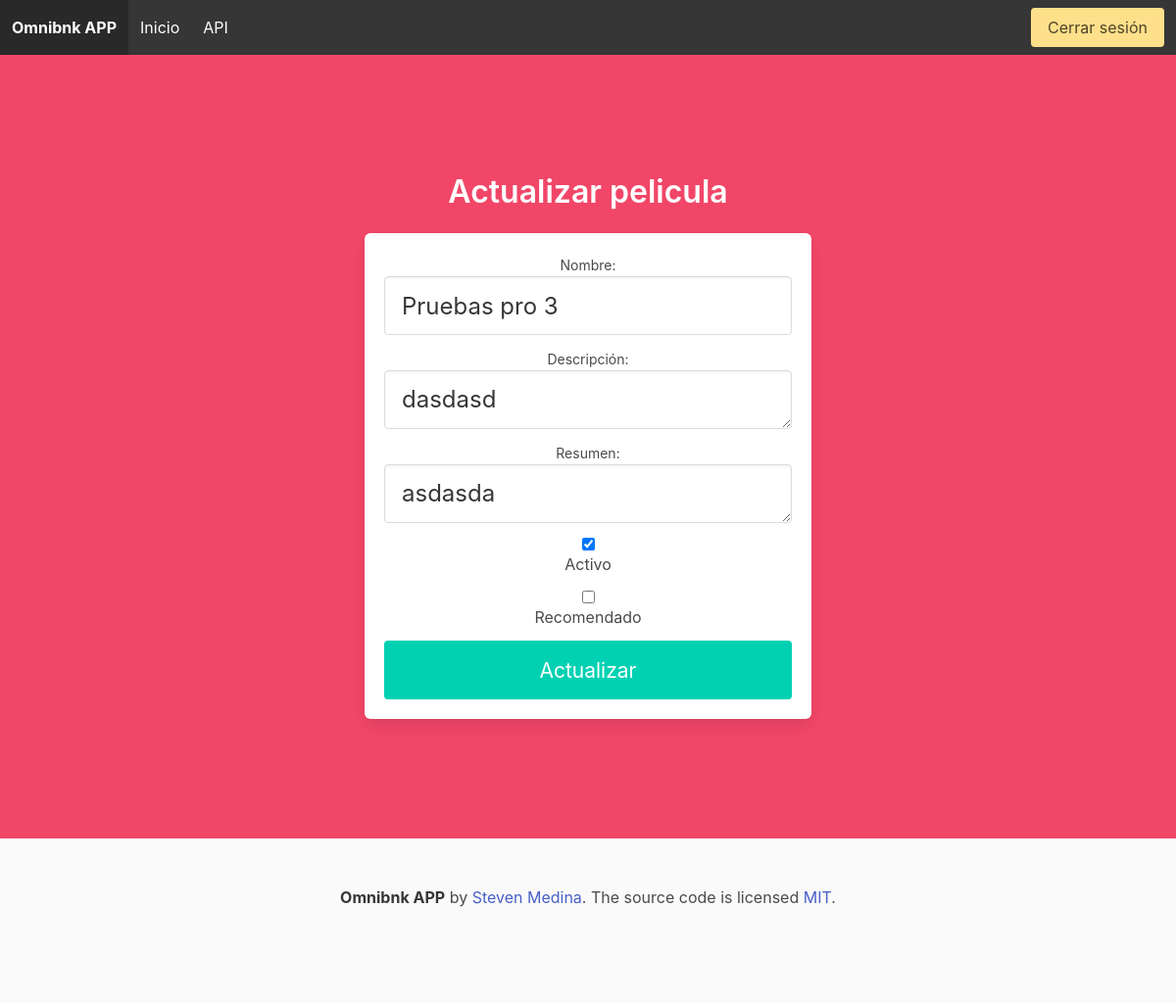
The page /peliculas/actualizar/5/ (signed in) on the database its author committed.
### movie/models.py (models this page shows, shortened)
class Movie(models.Model):
    name = models.CharField(
        max_length=256,
        verbose_name='nombre',
        unique=True,
    )
    description = models.TextField(
        max_length=300,
        verbose_name='descripción',
    )
    summary = models.TextField(
        max_length=500,
        verbose_name='resumen',
    )
    created_at = models.DateTimeField(
        auto_now=True,
        verbose_name='fecha de creación',
    )
    is_recommended = models.BooleanField(
        default=False,
        verbose_name='es recomendada',
    )
    is_active = models.BooleanField(
        default=False,
        verbose_name='activa',
    )
    class Meta:
        ordering = ['-created_at']
        verbose_name = 'película'
        verbose_name_plural = 'películas'

### movie/views.py (the view)
class MovieUpdateView(LoginRequiredMixin, UpdateView):
    model = models.Movie
    form_class = forms.MovieForm
    template_name = 'movie/movie_update.html'
    success_url = reverse_lazy('home')

### movie/forms.py
class MovieForm(forms.ModelForm):
    class Meta:
        model = models.Movie
        fields = [
            'name',
            'description',
            'summary',
            'is_recommended',
            'is_active',
        ]

### app/templatetags/meta.py (called while the page is built)
@register.inclusion_tag('layout/_meta.html')
def meta_tags(title=None, description=None, image=None, page_type='website'):
    if not image:
        image = static('img/social-shared.jpg')
    if image.startswith('/'):
        image = f'{settings.BASE_URL}{image}'
    return {
        'title': title if title else 'TODO',
        'description': description if description else 'TODO',
        'image': image,
        'page_type': page_type,
    }

### movie/templates/movie/movie_update.html (shortened to what this page needs)
{% extends 'layout/base.html' %}
{% load widget_tweaks %}
{% block content %}
<section class="user registrationForm">
    <form id="movie-form" action="" method="post">
        <section class="hero is-danger is-fullheight">
            <div class="hero-body">
                <div class="container has-text-centered">
                    <div class="column is-6 is-offset-3">
                        <h3 class="title has-text-white">Actualizar pelicula</h3>
                        <div class="box">
                            <div class="field">
                                <div class="control">
                                    <small>{{ form.name.label_tag }}</small>
                                    {% render_field form.name class+="input is-large" %}
                                </div>
                            </div>
                            <div class="field">
                                <div class="control">
                                    <small>{{ form.description.label_tag }}</small>
                                    {% render_field form.description class+="input is-large" %}
                                </div>
                            </div>
                            <div class="field">
                                <div class="control">
                                    <small>{{ form.summary.label_tag }}</small>
                                    {% render_field form.summary class+="input is-large" %}
                                </div>
                            </div>
                            <div class="field">
                                <div class="control">
                                    <label class="checkbox">
                                        {% render_field form.is_active %}
                                        <p>Activo</p>
                                    </label>
                                </div>
                            </div>
                            <div class="field">
                                <div class="control">
                                    <label class="checkbox">
                                        {% render_field form.is_recommended %}
                                        <p>Recomendado</p>
                                    </label>
                                </div>
                            </div>
                            <div class="actions">
                                <button class="button is-block is-primary is-large is-fullwidth" type="submit"><small>Actualizar</small></button>
                            </div>
                        </div>
                    </div>
                </div>
            </div>
        </section>
    </form>
</section>
{% endblock %}

### rows shown on the page
Movie: name "Pruebas pro 3", description "dasdasd", summary "asdasda", is_active "☑"
